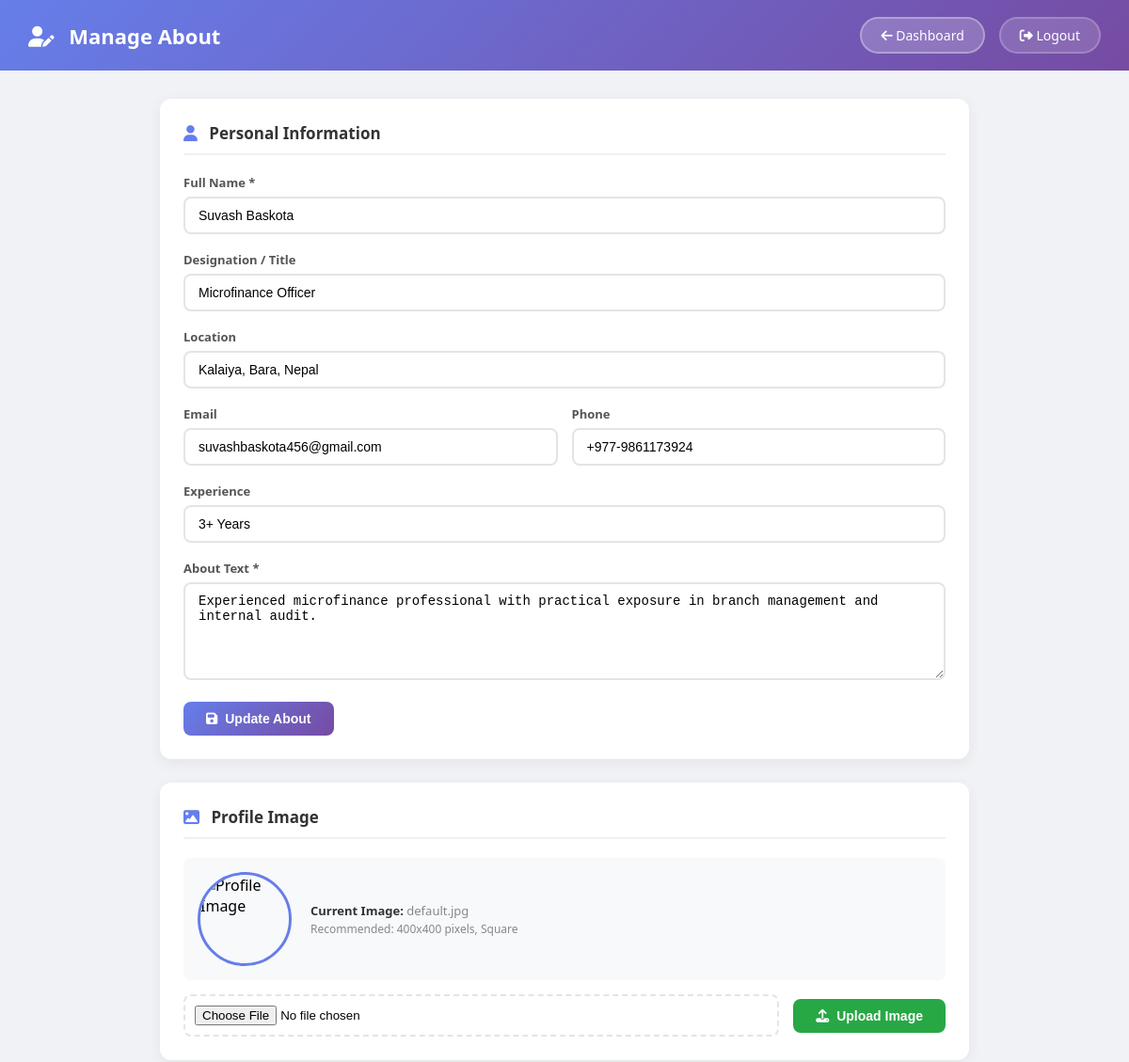
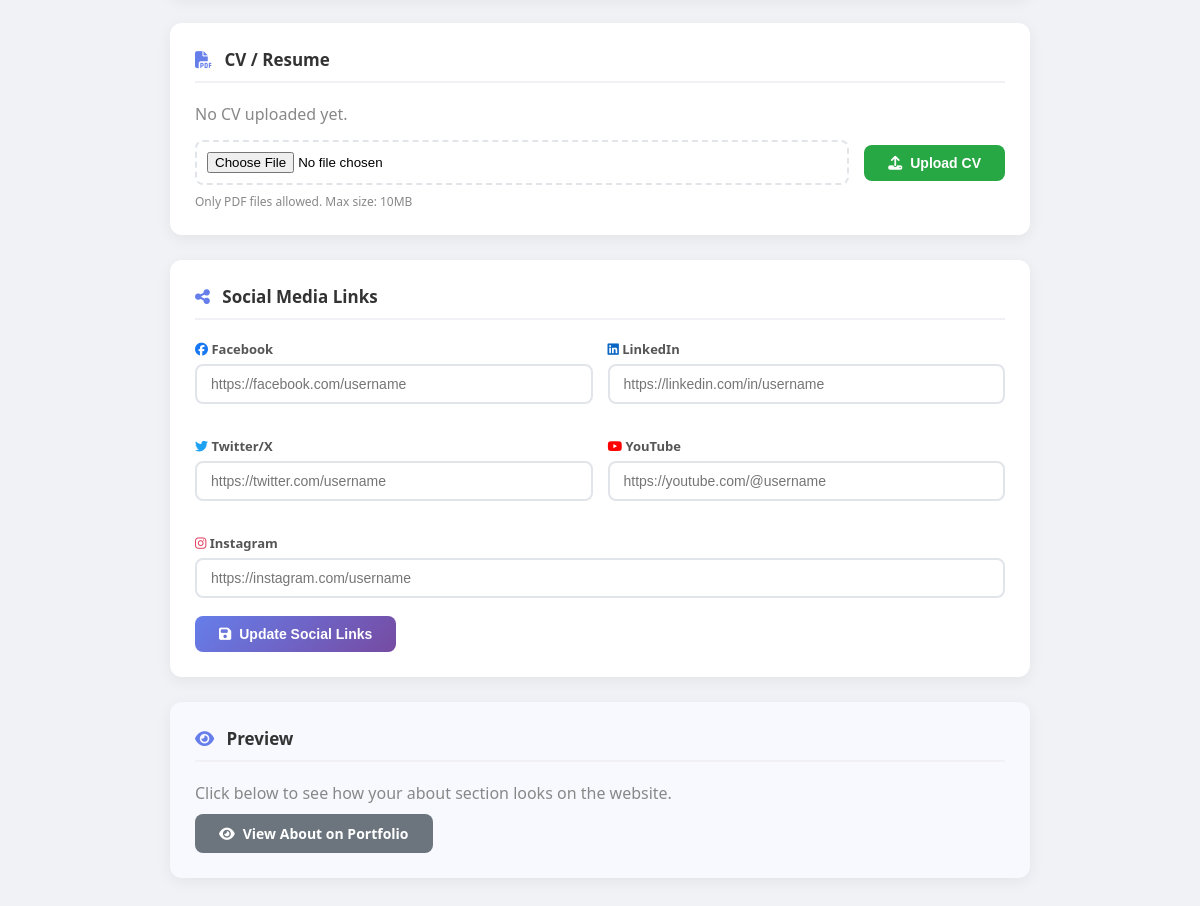
Screenshot of /admin/manage-about.php (signed in) with the database file from the repository (2 pictures, top to bottom).
### tables this page shows
CREATE TABLE IF NOT EXISTS about (
    id INT(11) AUTO_INCREMENT PRIMARY KEY,
    name VARCHAR(100) NOT NULL,
    designation VARCHAR(100),
    location VARCHAR(200),
    email VARCHAR(100),
    phone VARCHAR(50),
    experience VARCHAR(50),
    about_text TEXT,
    profile_image VARCHAR(255),
    cv_file VARCHAR(255),
    facebook VARCHAR(255),
    linkedin VARCHAR(255),
    twitter VARCHAR(255),
    youtube VARCHAR(255),
    instagram VARCHAR(255),
    updated_at TIMESTAMP DEFAULT CURRENT_TIMESTAMP ON UPDATE CURRENT_TIMESTAMP
);

### config.php (called while the page is built, shortened)
<?php
function getAboutInfo($conn) {
    $result = $conn->query("SELECT * FROM about LIMIT 1");
    if ($result && $result->num_rows > 0) {
        return $result->fetch_assoc();
    }
    return null;
}
?>

### admin/manage-about.php (the view, shortened to what this page needs)
<?php
require_once __DIR__ . '/../config.php';
$about = getAboutInfo($conn);
?>
<!DOCTYPE html>
<html lang="en">
<head>
    <link rel="stylesheet" href="https://cdnjs.cloudflare.com/ajax/libs/font-awesome/6.5.0/css/all.min.css">
</head>
<body>
<div class="header">
    <h1><i class="fas fa-user-edit"></i> Manage About</h1>
    <div class="header-actions">
        <a href="dashboard.php" class="btn-back"><i class="fas fa-arrow-left"></i> Dashboard</a>
        <a href="logout.php" class="btn-logout"><i class="fas fa-sign-out-alt"></i> Logout</a>
    </div>
</div>
<div class="container">
    <div class="card">
        <h3><i class="fas fa-user"></i> Personal Information</h3>
        <form method="POST">
            <div class="form-group">
                <label>Full Name *</label>
                <input type="text" name="name" value="<?php echo htmlspecialchars($about['name'] ?? ''); ?>" required>
            </div>
            <div class="form-group">
                <label>Designation / Title</label>
                <input type="text" name="designation" value="<?php echo htmlspecialchars($about['designation'] ?? ''); ?>" placeholder="e.g., Microfinance Officer">
            </div>
            <div class="form-group">
                <label>Location</label>
                <input type="text" name="location" value="<?php echo htmlspecialchars($about['location'] ?? ''); ?>" placeholder="e.g., Kalaiya, Bara, Nepal">
            </div>
            <div class="form-group">
                <div class="row">
                    <div>
                        <label>Email</label>
                        <input type="email" name="email" value="<?php echo htmlspecialchars($about['email'] ?? ''); ?>">
                    </div>
                    <div>
                        <label>Phone</label>
                        <input type="text" name="phone" value="<?php echo htmlspecialchars($about['phone'] ?? ''); ?>">
                    </div>
                </div>
            </div>
            <div class="form-group">
                <label>Experience</label>
                <input type="text" name="experience" value="<?php echo htmlspecialchars($about['experience'] ?? ''); ?>" placeholder="e.g., 3+ Years">
            </div>
            <div class="form-group">
                <label>About Text *</label>
                <textarea name="about_text" rows="5" required><?php echo htmlspecialchars($about['about_text'] ?? ''); ?></textarea>
            </div>
            <button type="submit" name="update_about" class="btn btn-primary">
                <i class="fas fa-save"></i> Update About
            </button>
        </form>
    </div>
    <div class="card">
        <h3><i class="fas fa-image"></i> Profile Image</h3>
        <div class="image-preview">
            <img src="../uploads/<?php echo $about['profile_image'] ?? 'default.jpg'; ?>" alt="Profile Image">
            <div class="info">
                <p><strong>Current Image:</strong> <?php echo $about['profile_image'] ?? 'default.jpg'; ?></p>
                <p style="font-size:12px;color:#888;">Recommended: 400x400 pixels, Square</p>
            </div>
        </div>
        <form method="POST" enctype="multipart/form-data" style="margin-top:15px;">
            <div class="file-upload">
                <input type="file" name="profile_image" accept="image/*" required>
                <button type="submit" name="upload_image" class="btn btn-success">
                    <i class="fas fa-upload"></i> Upload Image
                </button>
            </div>
        </form>
    </div>
    <div class="card">
        <h3><i class="fas fa-file-pdf"></i> CV / Resume</h3>
        <?php if (!empty($about['cv_file']) && file_exists(__DIR__ . '/../uploads/' . $about['cv_file'])): ?>
            <div class="current-cv">
                <i class="fas fa-file-pdf"></i>
                <div class="info">
                    <p><strong>Current CV:</strong> <?php echo $about['cv_file']; ?></p>
                    <p style="font-size:12px;color:#888;">
                        <a href="../uploads/<?php echo $about['cv_file']; ?>" target="_blank" style="color:#667eea;">View CV</a>
                    </p>
                </div>
                <a href="?delete_cv=1" class="btn btn-danger btn-sm" onclick="return confirm('Delete CV?')">
                    <i class="fas fa-trash"></i> Delete
                </a>
            </div>
        <?php else: ?>
            <p style="color:#888;margin-bottom:15px;">No CV uploaded yet.</p>
        <?php endif; ?>
        <form method="POST" enctype="multipart/form-data">
            <div class="file-upload">
                <input type="file" name="cv_file" accept=".pdf" required>
                <button type="submit" name="upload_cv" class="btn btn-success">
                    <i class="fas fa-upload"></i> Upload CV
                </button>
            </div>
            <p style="font-size:12px;color:#888;margin-top:8px;">Only PDF files allowed. Max size: 10MB</p>
        </form>
    </div>
    <div class="card">
        <h3><i class="fas fa-share-alt"></i> Social Media Links</h3>
        <form method="POST">
            <div class="social-links">
                <div class="form-group">
                    <label><i class="fab fa-facebook" style="color:#1877f2;"></i> Facebook</label>
                    <input type="url" name="facebook" value="<?php echo htmlspecialchars($about['facebook'] ?? ''); ?>" placeholder="https://facebook.com/username">
                </div>
                <div class="form-group">
                    <label><i class="fab fa-linkedin" style="color:#0a66c2;"></i> LinkedIn</label>
                    <input type="url" name="linkedin" value="<?php echo htmlspecialchars($about['linkedin'] ?? ''); ?>" placeholder="https://linkedin.com/in/username">
                </div>
                <div class="form-group">
                    <label><i class="fab fa-twitter" style="color:#1da1f2;"></i> Twitter/X</label>
                    <input type="url" name="twitter" value="<?php echo htmlspecialchars($about['twitter'] ?? ''); ?>" placeholder="https://twitter.com/username">
                </div>
                <div class="form-group">
                    <label><i class="fab fa-youtube" style="color:#ff0000;"></i> YouTube</label>
                    <input type="url" name="youtube" value="<?php echo htmlspecialchars($about['youtube'] ?? ''); ?>" placeholder="https://youtube.com/@username">
                </div>
                <div class="form-group" style="grid-column:1/-1;">
                    <label><i class="fab fa-instagram" style="color:#e4405f;"></i> Instagram</label>
                    <input type="url" name="instagram" value="<?php echo htmlspecialchars($about['instagram'] ?? ''); ?>" placeholder="https://instagram.com/username">
                </div>
            </div>
            <button type="submit" name="update_about" class="btn btn-primary">
                <i class="fas fa-save"></i> Update Social Links
            </button>
        </form>
    </div>
    <div class="card" style="background:#f8f9ff;">
        <h3><i class="fas fa-eye"></i> Preview</h3>
        <p style="color:#888;margin-bottom:10px;">Click below to see how your about section looks on the website.</p>
        <a href="../index.php#about" target="_blank" class="btn btn-secondary">
            <i class="fas fa-eye"></i> View About on Portfolio
        </a>
    </div>
</div>
</body>
</html>

### admin/manage-about.php (style rules this page uses)
* { margin:0;padding:0;box-sizing:border-box; }
body { font-family:'Segoe UI',Arial,sans-serif;background:#f0f2f5; }
.header { background:linear-gradient(135deg,#667eea 0%,#764ba2 100%);padding:18px 30px;color:white;display:flex;justify-content:space-between;align-items:center;flex-wrap:wrap;gap:15px; }
.header h1 { font-size:22px;font-weight:700; }
.header h1 i { margin-right:10px; }
.header-actions { display:flex;align-items:center;gap:15px;flex-wrap:wrap; }
.btn-back { background:rgba(255,255,255,0.2);color:white;border:2px solid rgba(255,255,255,0.3);padding:8px 20px;border-radius:50px;text-decoration:none;transition:all 0.3s;font-weight:500;font-size:14px; }
.btn-logout { background:rgba(255,255,255,0.15);color:white;border:2px solid rgba(255,255,255,0.2);padding:8px 20px;border-radius:50px;text-decoration:none;transition:all 0.3s;font-weight:500;font-size:14px; }
.container { max-width:900px;margin:30px auto;padding:0 20px; }
.card { background:white;border-radius:12px;padding:25px;margin-bottom:25px;box-shadow:0 4px 15px rgba(0,0,0,0.06); }
.card h3 { font-size:17px;font-weight:700;margin-bottom:20px;color:#333;padding-bottom:10px;border-bottom:2px solid #f0f0f5; }
.card h3 i { margin-right:8px;color:#667eea; }
.form-group { margin-bottom:18px; }
.form-group label { display:block;margin-bottom:6px;color:#555;font-weight:600;font-size:13px; }
.form-group input,.form-group textarea { width:100%;padding:10px 14px;border:2px solid #e1e5e9;border-radius:8px;font-size:14px;transition:all 0.3s; }
.form-group textarea { resize:vertical;min-height:100px; }
.form-group .row { display:grid;grid-template-columns:1fr 1fr;gap:15px; }
.btn { display:inline-flex;align-items:center;gap:8px;padding:10px 24px;border-radius:8px;font-weight:600;font-size:14px;cursor:pointer;border:none;transition:all 0.3s;text-decoration:none; }
.btn-primary { background:linear-gradient(135deg,#667eea 0%,#764ba2 100%);color:white; }
.btn-success { background:#28a745;color:white; }
.btn-secondary { background:#6c757d;color:white; }
.image-preview { display:flex;align-items:center;gap:20px;padding:15px;background:#f8f9fa;border-radius:8px; }
.image-preview img { width:100px;height:100px;border-radius:50%;object-fit:cover;border:3px solid #667eea; }
.image-preview .info { flex:1; }
.image-preview .info p { margin:2px 0;color:#888;font-size:13px; }
.image-preview .info strong { color:#333; }
.file-upload { display:flex;gap:15px;align-items:center;flex-wrap:wrap; }
.file-upload input[type="file"] { flex:1;padding:10px;border:2px dashed #e1e5e9;border-radius:8px;cursor:pointer; }
.social-links { display:grid;grid-template-columns:1fr 1fr;gap:15px; }

### rows the page displays
about: name "Suvash Baskota", designation "Microfinance Officer", location "Kalaiya, Bara, Nepal", email "suvashbaskota456@gmail.com", phone "+977-9861173924", experience "3+ Years", about_text "Experienced microfinance professional with practical exposure in branch management and internal audit.", profile_image "default.jpg"
